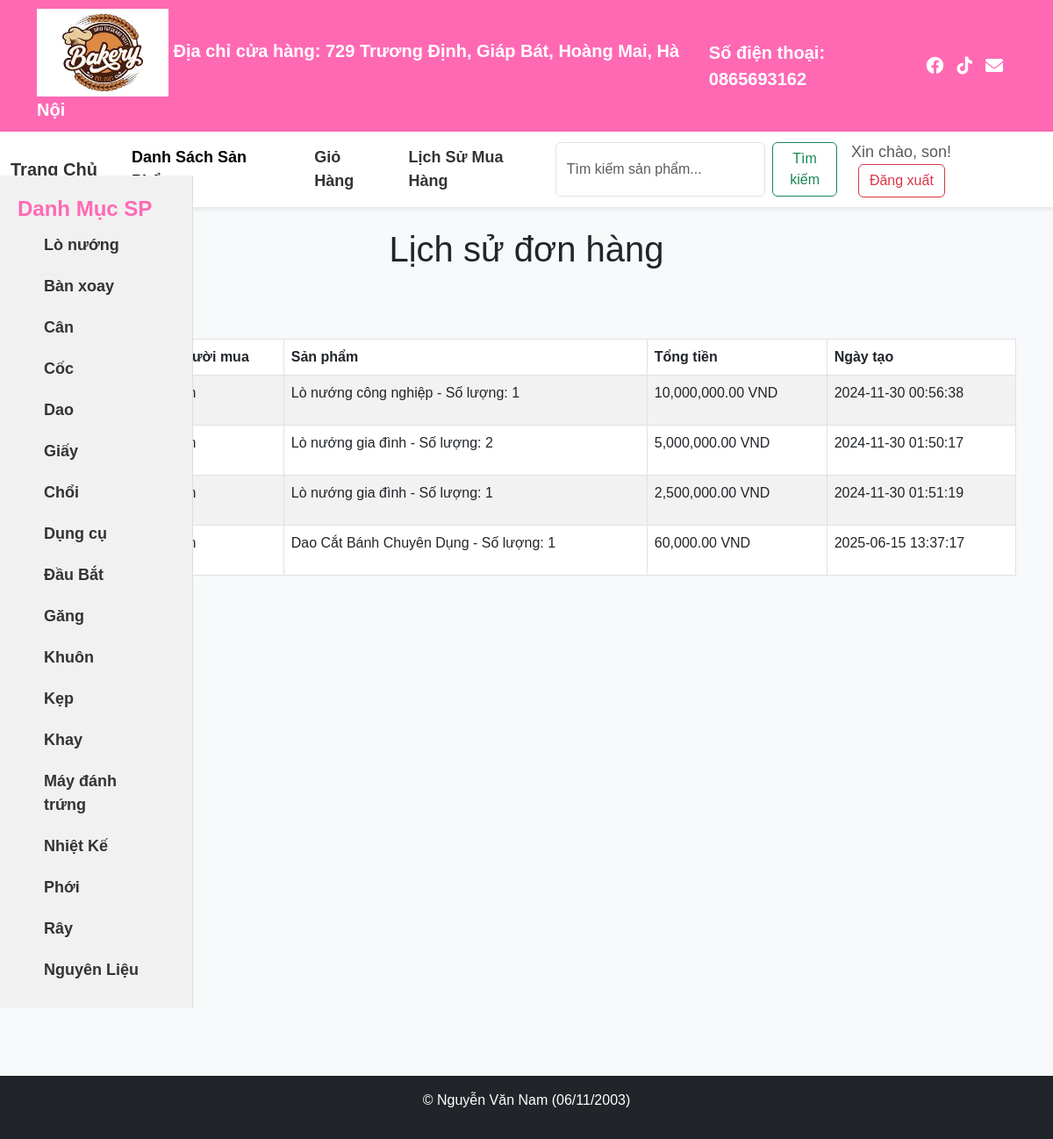
The app's page /baitaplon/order_history.php (signed in) with its own data.
### tables this page shows
CREATE TABLE `orders` (
  `id` int(11) NOT NULL,
  `user_id` int(11) NOT NULL,
  `total_amount` decimal(10,2) NOT NULL,
  `created_at` timestamp NOT NULL DEFAULT current_timestamp()
);

CREATE TABLE `products` (
  `id` int(11) NOT NULL,
  `name` varchar(255) NOT NULL,
  `description` text NOT NULL,
  `price` decimal(10,2) NOT NULL,
  `image` varchar(255) DEFAULT NULL,
  `created_at` timestamp NOT NULL DEFAULT current_timestamp(),
  `category` varchar(50) DEFAULT NULL
);

CREATE TABLE `order_items` (
  `id` int(11) NOT NULL,
  `order_id` int(11) NOT NULL,
  `product_id` int(11) NOT NULL,
  `quantity` int(11) NOT NULL DEFAULT 1,
  `price` decimal(10,2) NOT NULL,
  `created_at` timestamp NOT NULL DEFAULT current_timestamp()
);

### baitaplon/order_history.php (the view, shortened to what this page needs)
<?php
include 'db_connect.php';
$sql = "
    SELECT orders.id AS order_id, orders.total_amount, orders.created_at,
           products.name AS product_name, order_items.quantity,
           users.username AS buyer_name
    FROM orders
    JOIN order_items ON orders.id = order_items.order_id
    JOIN products ON order_items.product_id = products.id
    JOIN users ON orders.user_id = users.id
";
$stmt = $conn->prepare($sql);
$stmt->execute();
$result = $stmt->get_result();
$orderItems = [];
while ($row = $result->fetch_assoc()) {
    $orderItems[$row['order_id']]['total_amount'] = $row['total_amount'];
    $orderItems[$row['order_id']]['created_at'] = $row['created_at'];
    $orderItems[$row['order_id']]['buyer_name'] = $row['buyer_name'];
    $orderItems[$row['order_id']]['products'][] = [
        'name' => $row['product_name'],
        'quantity' => $row['quantity']
    ];
}
$sql_categories = "SELECT DISTINCT category FROM products";
$categories = $conn->query($sql_categories);
?>
<!DOCTYPE html>
<html lang="en">
<head>
    <link href="https://cdn.jsdelivr.net/npm/bootstrap@5.3.0/dist/css/bootstrap.min.css" rel="stylesheet">
    <link rel="stylesheet" href="https://cdnjs.cloudflare.com/ajax/libs/font-awesome/6.0.0-beta3/css/all.min.css">
</head>
<body>
    <div class="top-bar">
        <div class="container">
            <div class="logo-container">
                <img src="uploads/nam.jpg" alt="Logo cửa hàng">
                <span>Địa chỉ cửa hàng: 729 Trương Định, Giáp Bát, Hoàng Mai, Hà Nội</span>
            </div>
            <div class="phone-number">
                <span>Số điện thoại: <strong>0865693162</strong></span>
            </div>
            <div class="social-icons">
                <a href="https://www.facebook.com/nguyen.nam" target="_blank" title="Facebook">
                    <i class="fab fa-facebook"></i>
                </a>
                <a href="https://www.tiktok.com/@namthaan.0611" target="_blank" title="TikTok">
                    <i class="fab fa-tiktok"></i>
                </a>
                <a href="mailto:your.email@example.com" title="Email">
                    <i class="fas fa-envelope"></i>
                </a>
            </div>
        </div>
    </div>
    <nav class="navbar navbar-expand-lg navbar-light">
        <div class="container-fluid">
            <a class="navbar-brand" href="index.php">Trang Chủ</a>
            <div class="collapse navbar-collapse" id="navbarNav">
                <ul class="navbar-nav me-auto mb-2 mb-lg-0">
                    <li class="nav-item">
                        <a class="nav-link active" href="index.php">Danh Sách Sản Phẩm</a>
                    </li>
                    <li class="nav-item">
                        <a class="nav-link" href="cart.php">Giỏ Hàng</a>
                    </li>
                    <li class="nav-item">
                        <a class="nav-link" href="order_historys.php">Lịch Sử Mua Hàng</a>
                    </li>
                </ul>
                 <form action="search.php" method="GET" class="d-flex ms-2">
                    <input type="text" name="keyword" class="form-control" placeholder="Tìm kiếm sản phẩm..." required>
                    <button type="submit" class="btn btn-outline-success ms-2">Tìm kiếm</button>
                </form>
                <div class="ms-3">
                    <?php if (isset($_SESSION['username'])): ?>
                        <span class="navbar-text">Xin chào, <?php echo htmlspecialchars($_SESSION['username']); ?>!</span>
                        <a href="logout.php" class="btn btn-outline-danger ms-2">Đăng xuất</a>
                    <?php else: ?>
                        <a href="login.php" class="btn btn-outline-primary">Đăng nhập</a>
                        <a href="register.php" class="btn btn-outline-success ms-2">Đăng ký</a>
                    <?php endif; ?>
                </div>
            </div>
        </div>
    </nav>
<div class="category-sidebar">
        <span class="category-title">Danh Mục SP</span>
        <ul class="navbar-nav">
            <?php if ($categories->num_rows > 0): ?>
                <?php while ($category = $categories->fetch_assoc()): ?>
                    <li class="nav-item">
                        <a class="nav-link" href="search.php?keyword=<?php echo urlencode($category['category']); ?>">
                            <?php echo htmlspecialchars($category['category']); ?>
                        </a>
                    </li>
                <?php endwhile; ?>
            <?php else: ?>
                <li class="nav-item">
                    <span class="nav-link">Chưa có danh mục nào.</span>
                </li>
            <?php endif; ?>
        </ul>
    </div>
    <div class="container mt-4">
        <h1 class="text-center mb-4">Lịch sử đơn hàng</h1>
        <a href="admin_dashboard.php" class="btn btn-info mb-3 back-btn">Trở về trang Admin</a>
        <?php if (!empty($orderItems)): ?>
            <table class="table table-bordered table-striped table-hover">
                <thead>
                    <tr>
                        <th>ID Đơn hàng</th>
                        <th>Người mua</th>
                        <th>Sản phẩm</th>
                        <th>Tổng tiền</th>
                        <th>Ngày tạo</th>
                    </tr>
                </thead>
                <tbody>
                    <?php foreach ($orderItems as $orderId => $order): ?>
                        <tr>
                            <td><?php echo htmlspecialchars($orderId); ?></td>
                            <td><?php echo htmlspecialchars($order['buyer_name']); ?></td>
                            <td class="product-info">
                                <?php foreach ($order['products'] as $product): ?>
                                    <p><?php echo htmlspecialchars($product['name']) . " - Số lượng: " . htmlspecialchars($product['quantity']); ?></p>
                                <?php endforeach; ?>
                            </td>
                            <td><?php echo number_format($order['total_amount'], 2); ?> VND</td>
                            <td><?php echo htmlspecialchars($order['created_at']); ?></td>
                        </tr>
                    <?php endforeach; ?>
                </tbody>
            </table>
        <?php else: ?>
            <p class="alert alert-warning">Hiện tại chưa có đơn hàng nào.</p>
        <?php endif; ?>
    </div>
     <footer class="bg-dark text-white text-center py-3">
        <p>&copy;  Nguyễn Văn Nam (06/11/2003)</p>
    </footer>
</body>
</html>

### baitaplon/order_history.php (style rules this page uses)
body { background-color: #f8f9fa; font-family: Arial, sans-serif; }
.top-bar { background-color: #ff69b4; color: white; padding: 10px 0; font-size: 20px; font-weight: bold; }
.top-bar .container { display: flex; justify-content: space-between; align-items: center; }
.logo-container img { width: 150px; height: auto; }
.navbar { background-color: #ffffff; box-shadow: 0 2px 5px rgba(0, 0, 0, 0.1); font-size: 18px; }
.navbar-brand, .nav-link { font-weight: bold; color: #333333; }
.navbar-nav .nav-link { margin-left: 15px; }
.social-icons i { font-size: 20px; color: white; margin-right: 15px; }
.phone-number, .social-icons { display: flex; align-items: center; }
.category-sidebar { width: 220px; position: absolute; top:200px; left: 0; background-color: #f1f1f1; border-right: 1px solid #ddd; padding: 20px; font-size: 18px; }
.category-sidebar .category-title { font-size: 24px; font-weight: bold; color: #ff69b4; margin-bottom: 20px; }
.category-sidebar .nav-link { display: block; padding: 10px 15px; color: #333; text-decoration: none; font-size: 18px; }
footer { background-color: #333; color: #fff; text-align: center; padding: 10px 0; position: relative; z-index: 10; width: 100%; margin-top: 570px; }

### records on screen
orders: products.name "Lò nướng công nghiệp", order_items.quantity "1", total_amount "10,000,000.00", created_at "2024-11-30 00:56:38"
orders: products.name "Lò nướng gia đình", order_items.quantity "2", total_amount "5,000,000.00", created_at "2024-11-30 01:50:17"
orders: products.name "Lò nướng gia đình", order_items.quantity "1", total_amount "2,500,000.00", created_at "2024-11-30 01:51:19"
orders: products.name "Dao Cắt Bánh Chuyên Dụng", order_items.quantity "1", total_amount "60,000.00", created_at "2025-06-15 13:37:17"

### other values on screen
$_SESSION['username'] "son"
$category['category'] "Lò nướng"
$category['category'] "Bàn xoay"
$category['category'] "Cân"
$category['category'] "Cốc"
$category['category'] "Dao"
$category['category'] "Giấy"
$category['category'] "Chổi"
$category['category'] "Dụng cụ"
$category['category'] "Đầu Bắt"
$category['category'] "Găng"
$category['category'] "Khuôn"
$category['category'] "Kẹp"
$category['category'] "Khay"
$category['category'] "Máy đánh trứng"
